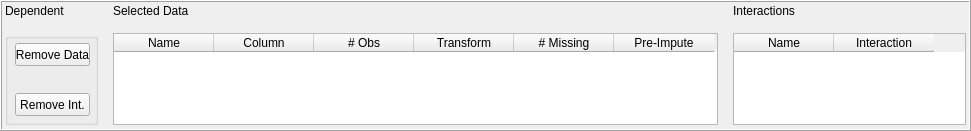
       <widget class="QFrame" name="statsDataSelDepFrame">
        <property name="geometry">
         <rect>
          <x>10</x>
          <y>160</y>
          <width>971</width>
          <height>131</height>
         </rect>
        </property>
        <property name="styleSheet">
         <string notr="true">border-color: rgb(0, 0, 0);</string>
        </property>
        <property name="frameShape">
         <enum>QFrame::Box</enum>
        </property>
        <property name="frameShadow">
         <enum>QFrame::Raised</enum>
        </property>
        <widget class="QWidget" name="gridLayoutWidget_28">
         <property name="geometry">
          <rect>
           <x>0</x>
           <y>-1</y>
           <width>971</width>
           <height>131</height>
          </rect>
         </property>
         <layout class="QGridLayout" name="statsDataSelDepGrid" rowstretch="1,0" columnstretch="2,13,5">
          <property name="leftMargin">
           <number>5</number>
          </property>
          <property name="topMargin">
           <number>5</number>
          </property>
          <property name="rightMargin">
           <number>5</number>
          </property>
          <property name="bottomMargin">
           <number>5</number>
          </property>
          <property name="spacing">
           <number>15</number>
          </property>
          <item row="0" column="1">
           <widget class="QLabel" name="label_84">
            <property name="text">
             <string>Selected Data</string>
            </property>
           </widget>
          </item>
          <item row="0" column="0">
           <widget class="QLabel" name="label_79">
            <property name="text">
             <string>Dependent</string>
            </property>
           </widget>
          </item>
          <item row="0" column="2">
           <widget class="QLabel" name="label_85">
            <property name="text">
             <string>Interactions</string>
            </property>
           </widget>
          </item>
          <item row="1" column="1">
           <widget class="QTableWidget" name="statsDataSelDepDataTable">
            <property name="editTriggers">
             <set>QAbstractItemView::NoEditTriggers</set>
            </property>
            <property name="selectionMode">
             <enum>QAbstractItemView::MultiSelection</enum>
            </property>
            <property name="selectionBehavior">
             <enum>QAbstractItemView::SelectRows</enum>
            </property>
            <property name="rowCount">
             <number>0</number>
            </property>
            <column>
             <property name="text">
              <string>Name</string>
             </property>
             <property name="toolTip">
              <string>Hover item for type and subtype</string>
             </property>
            </column>
            <column>
             <property name="text">
              <string>Column</string>
             </property>
            </column>
            <column>
             <property name="text">
              <string># Obs</string>
             </property>
             <property name="toolTip">
              <string>Hover item for begin date, end date and freq</string>
             </property>
            </column>
            <column>
             <property name="text">
              <string>Transform</string>
             </property>
             <property name="toolTip">
              <string>Hover item for # obs change</string>
             </property>
            </column>
            <column>
             <property name="text">
              <string># Missing</string>
             </property>
             <property name="toolTip">
              <string>Before pre-impute (if applied)</string>
             </property>
            </column>
            <column>
             <property name="text">
              <string>Pre-Impute</string>
             </property>
            </column>
           </widget>
          </item>
          <item row="1" column="2">
           <widget class="QTableWidget" name="statsDataSelDepIntTable">
            <property name="sizePolicy">
             <sizepolicy hsizetype="Expanding" vsizetype="Expanding">
              <horstretch>0</horstretch>
              <verstretch>0</verstretch>
             </sizepolicy>
            </property>
            <property name="minimumSize">
             <size>
              <width>0</width>
              <height>0</height>
             </size>
            </property>
            <property name="editTriggers">
             <set>QAbstractItemView::NoEditTriggers</set>
            </property>
            <property name="selectionMode">
             <enum>QAbstractItemView::SingleSelection</enum>
            </property>
            <property name="selectionBehavior">
             <enum>QAbstractItemView::SelectRows</enum>
            </property>
            <property name="rowCount">
             <number>0</number>
            </property>
            <property name="columnCount">
             <number>2</number>
            </property>
            <column>
             <property name="text">
              <string>Name</string>
             </property>
            </column>
            <column>
             <property name="text">
              <string>Interaction</string>
             </property>
            </column>
           </widget>
          </item>
          <item row="1" column="0">
           <widget class="QGroupBox" name="statsDataSelDepGroup">
            <property name="enabled">
             <bool>true</bool>
            </property>
            <property name="title">
             <string/>
            </property>
            <property name="flat">
             <bool>true</bool>
            </property>
            <widget class="QPushButton" name="statsDataSelDepRemoveDataButton">
             <property name="enabled">
              <bool>true</bool>
             </property>
             <property name="geometry">
              <rect>
               <x>10</x>
               <y>10</y>
               <width>75</width>
               <height>23</height>
              </rect>
             </property>
             <property name="toolTip">
              <string>Selected Row</string>
             </property>
             <property name="text">
              <string>Remove Data</string>
             </property>
            </widget>
            <widget class="QPushButton" name="statsDataSelDepRemoveIntButton">
             <property name="enabled">
              <bool>true</bool>
             </property>
             <property name="geometry">
              <rect>
               <x>10</x>
               <y>60</y>
               <width>75</width>
               <height>23</height>
              </rect>
             </property>
             <property name="toolTip">
              <string>Selected Row</string>
             </property>
             <property name="text">
              <string>Remove Int.</string>
             </property>
            </widget>
           </widget>
          </item>
         </layout>
        </widget>
       </widget>
